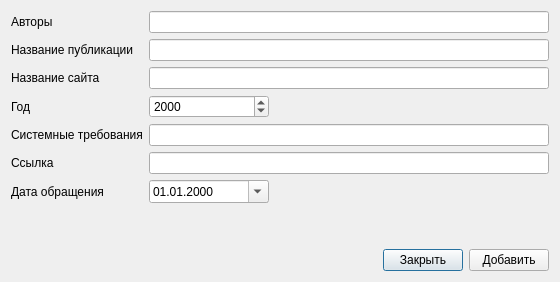
<?xml version="1.0" encoding="UTF-8"?>
<ui version="4.0">
 <class>RefSiteDialog</class>
 <widget class="QDialog" name="RefSiteDialog">
  <property name="geometry">
   <rect>
    <x>0</x>
    <y>0</y>
    <width>607</width>
    <height>299</height>
   </rect>
  </property>
  <property name="windowTitle">
   <string>biblref - Сайт</string>
  </property>
  <property name="windowIcon">
   <iconset resource="biblref.qrc">
    <normaloff>:/icons/icons/biblref.png</normaloff>:/icons/icons/biblref.png</iconset>
  </property>
  <layout class="QVBoxLayout" name="verticalLayout">
   <property name="sizeConstraint">
    <enum>QLayout::SetFixedSize</enum>
   </property>
   <item>
    <layout class="QGridLayout" name="gridLayout">
     <item row="0" column="0">
      <widget class="QLabel" name="label_3">
       <property name="text">
        <string>Авторы</string>
       </property>
      </widget>
     </item>
     <item row="0" column="1">
      <widget class="QLineEdit" name="lineEdit_authors">
       <property name="minimumSize">
        <size>
         <width>400</width>
         <height>0</height>
        </size>
       </property>
       <property name="toolTip">
        <string>Разделитель имен - точка с запятой, разделитель инициалов - пробел.
Пример: А. А. Артемов; A. Petrov</string>
       </property>
      </widget>
     </item>
     <item row="1" column="0">
      <widget class="QLabel" name="label">
       <property name="text">
        <string>Название публикации</string>
       </property>
      </widget>
     </item>
     <item row="1" column="1">
      <widget class="QLineEdit" name="lineEdit_pubtitle">
       <property name="minimumSize">
        <size>
         <width>400</width>
         <height>0</height>
        </size>
       </property>
      </widget>
     </item>
     <item row="2" column="0">
      <widget class="QLabel" name="label_2">
       <property name="text">
        <string>Название сайта</string>
       </property>
      </widget>
     </item>
     <item row="2" column="1">
      <widget class="QLineEdit" name="lineEdit_sitetitle">
       <property name="minimumSize">
        <size>
         <width>400</width>
         <height>0</height>
        </size>
       </property>
      </widget>
     </item>
     <item row="3" column="0">
      <widget class="QLabel" name="label_6">
       <property name="text">
        <string>Год</string>
       </property>
      </widget>
     </item>
     <item row="3" column="1">
      <layout class="QHBoxLayout" name="horizontalLayout_3">
       <item>
        <widget class="QSpinBox" name="spinBox_year">
         <property name="minimumSize">
          <size>
           <width>120</width>
           <height>0</height>
          </size>
         </property>
         <property name="maximumSize">
          <size>
           <width>120</width>
           <height>16777215</height>
          </size>
         </property>
         <property name="maximum">
          <number>3000</number>
         </property>
         <property name="value">
          <number>2000</number>
         </property>
        </widget>
       </item>
       <item>
        <spacer name="horizontalSpacer_3">
         <property name="orientation">
          <enum>Qt::Horizontal</enum>
         </property>
         <property name="sizeHint" stdset="0">
          <size>
           <width>40</width>
           <height>20</height>
          </size>
         </property>
        </spacer>
       </item>
      </layout>
     </item>
     <item row="4" column="0">
      <widget class="QLabel" name="label_5">
       <property name="text">
        <string>Системные требования</string>
       </property>
      </widget>
     </item>
     <item row="4" column="1">
      <widget class="QLineEdit" name="lineEdit_sysspec">
       <property name="minimumSize">
        <size>
         <width>400</width>
         <height>0</height>
        </size>
       </property>
      </widget>
     </item>
     <item row="5" column="0">
      <widget class="QLabel" name="label_8">
       <property name="text">
        <string>Ссылка</string>
       </property>
      </widget>
     </item>
     <item row="5" column="1">
      <widget class="QLineEdit" name="lineEdit_url">
       <property name="minimumSize">
        <size>
         <width>400</width>
         <height>0</height>
        </size>
       </property>
      </widget>
     </item>
     <item row="6" column="0">
      <widget class="QLabel" name="label_9">
       <property name="text">
        <string>Дата обращения</string>
       </property>
      </widget>
     </item>
     <item row="6" column="1">
      <layout class="QHBoxLayout" name="horizontalLayout_6">
       <item>
        <widget class="QDateEdit" name="dateEdit">
         <property name="minimumSize">
          <size>
           <width>120</width>
           <height>0</height>
          </size>
         </property>
         <property name="maximumSize">
          <size>
           <width>120</width>
           <height>16777215</height>
          </size>
         </property>
         <property name="displayFormat">
          <string>dd.MM.yyyy</string>
         </property>
         <property name="calendarPopup">
          <bool>true</bool>
         </property>
        </widget>
       </item>
       <item>
        <spacer name="horizontalSpacer_6">
         <property name="orientation">
          <enum>Qt::Horizontal</enum>
         </property>
         <property name="sizeHint" stdset="0">
          <size>
           <width>40</width>
           <height>20</height>
          </size>
         </property>
        </spacer>
       </item>
      </layout>
     </item>
    </layout>
   </item>
   <item>
    <spacer name="verticalSpacer">
     <property name="orientation">
      <enum>Qt::Vertical</enum>
     </property>
     <property name="sizeHint" stdset="0">
      <size>
       <width>20</width>
       <height>40</height>
      </size>
     </property>
    </spacer>
   </item>
   <item>
    <layout class="QHBoxLayout" name="horizontalLayout">
     <item>
      <spacer name="horizontalSpacer">
       <property name="orientation">
        <enum>Qt::Horizontal</enum>
       </property>
       <property name="sizeHint" stdset="0">
        <size>
         <width>40</width>
         <height>20</height>
        </size>
       </property>
      </spacer>
     </item>
     <item>
      <widget class="QPushButton" name="pushButton_close">
       <property name="text">
        <string>Закрыть</string>
       </property>
      </widget>
     </item>
     <item>
      <widget class="QPushButton" name="pushButton_add">
       <property name="text">
        <string>Добавить</string>
       </property>
      </widget>
     </item>
    </layout>
   </item>
  </layout>
 </widget>
 <tabstops>
  <tabstop>lineEdit_authors</tabstop>
  <tabstop>lineEdit_pubtitle</tabstop>
  <tabstop>lineEdit_sitetitle</tabstop>
  <tabstop>spinBox_year</tabstop>
  <tabstop>lineEdit_sysspec</tabstop>
  <tabstop>lineEdit_url</tabstop>
  <tabstop>dateEdit</tabstop>
  <tabstop>pushButton_add</tabstop>
  <tabstop>pushButton_close</tabstop>
 </tabstops>
 <resources>
  <include location="biblref.qrc"/>
 </resources>
 <connections>
  <connection>
   <sender>pushButton_close</sender>
   <signal>clicked()</signal>
   <receiver>RefSiteDialog</receiver>
   <slot>hide()</slot>
   <hints>
    <hint type="sourcelabel">
     <x>616</x>
     <y>504</y>
    </hint>
    <hint type="destinationlabel">
     <x>402</x>
     <y>273</y>
    </hint>
   </hints>
  </connection>
 </connections>
</ui>
